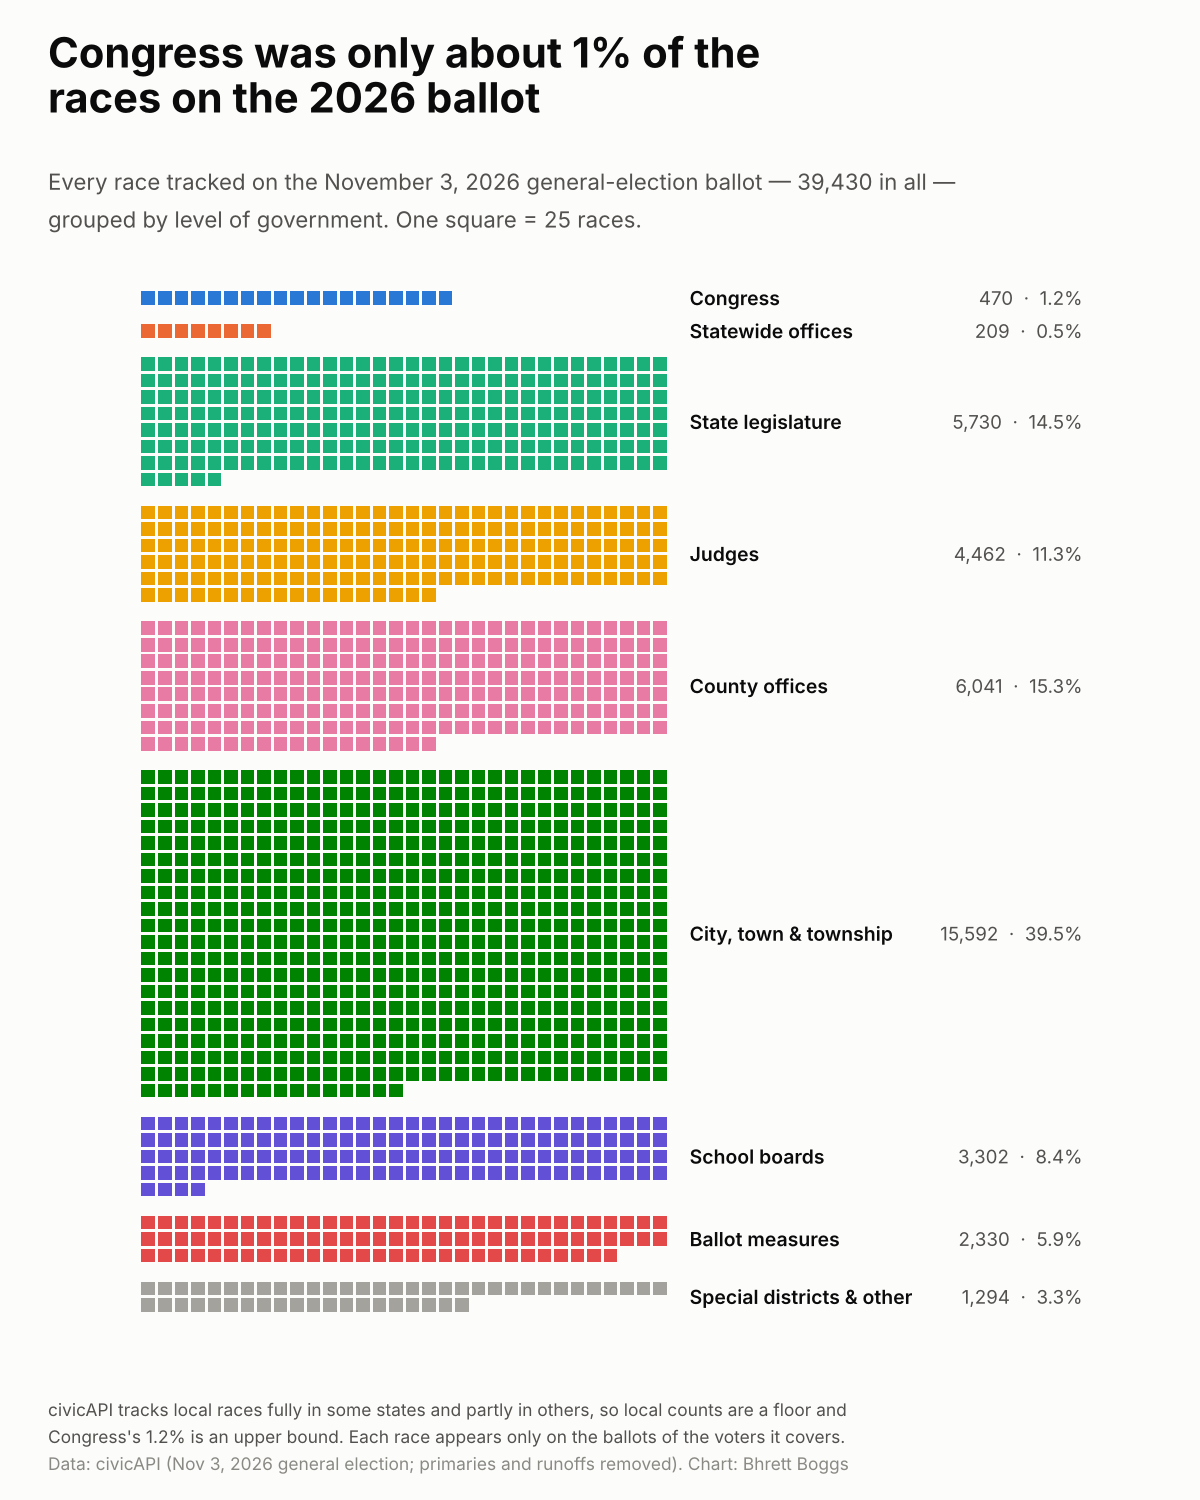

Recreate this plot in Python.
"""What was on the November 3, 2026 ballot besides Congress: every tracked race as a square.

Reads  data/raw/civicapi/races.csv
Writes viz/ballot_length/ballot_length.png

One square = 25 races, grouped by level of government from the top of the ballot down.
civicAPI tracks more local races in some states than others, so local counts are a floor:
the share for Congress is an upper bound.
"""
import sys
from pathlib import Path

import matplotlib.pyplot as plt
import pandas as pd

sys.path.insert(0, str(Path(__file__).resolve().parents[1]))
from style import FIGSIZE, INK, INK_2, SURFACE, footer, setup, titles  # noqa: E402

HERE = Path(__file__).resolve().parent
RAW = HERE.parents[1] / "data" / "raw"
STATES = set("AL AK AZ AR CA CO CT DE DC FL GA HI ID IL IN IA KS KY LA ME MD MA MI MN MS MO MT NE NV NH NJ NM NY "
             "NC ND OH OK OR PA RI SC SD TN TX UT VT VA WA WV WI WY".split())
PER_SQUARE = 25
COLS = 32

# Ballot order, reference categorical palette in slot order (+ a neutral for the catch-all).
LEVELS = [
    ("Congress", "#2a78d6"), ("Statewide offices", "#eb6834"), ("State legislature", "#1baf7a"),
    ("Judges", "#eda100"), ("County offices", "#e87ba4"), ("City, town & township", "#008300"),
    ("School boards", "#6250d6"), ("Ballot measures", "#e34948"), ("Special districts & other", "#a3a29c"),
]


def level(race_type: str, election_type: str, name: str) -> str:
    t, n = str(race_type).lower(), str(name).lower()
    if t in ("us senate", "house of representatives"):
        return "Congress"
    if t in ("state house", "state senate"):
        return "State legislature"
    if t == "referendum":
        return "Ballot measures"
    if "school" in t or "school" in n:
        return "School boards"
    if any(k in t or k in n for k in ("judic", "judge", "magistrate", "justice of the peace", "court")):
        return "Judges"
    if election_type == "Statewide":
        return "Statewide offices"
    if any(k in n for k in ("town", "township", "city", "mayor", "council", "village", "alderman")) or any(
            k in t for k in ("city", "mayor", "township", "alderman", "neighborhood", "village", "local")):
        return "City, town & township"
    if any(k in t or k in n for k in ("county", "sheriff", "coroner", "assessor", "auditor", "district attorney",
                                      "clerk", "treasurer", "constable", "recorder")):
        return "County offices"
    return "Special districts & other"


def main() -> None:
    setup()
    r = pd.read_csv(RAW / "civicapi" / "races.csv", low_memory=False).drop_duplicates("race_id")
    r = r[r.state.isin(STATES) & ~r.election_type.str.contains("Primary|Runoff", case=False, na=False)]
    r["level"] = [level(t, e, n) for t, e, n in zip(r.type, r.election_type, r.election_name)]
    counts = r.level.value_counts().reindex([n for n, _ in LEVELS]).fillna(0).astype(int)
    total = counts.sum()
    congress_share = counts["Congress"] / total

    fig = plt.figure(figsize=FIGSIZE, dpi=100)
    ax = fig.add_axes([0.05, 0.11, 0.92, 0.70])
    ax.set_aspect("equal")
    ax.axis("off")

    # Each level starts on a fresh row, with one empty row between levels; its label sits beside it.
    row = 0
    for name, color in LEVELS:
        n = int(round(counts[name] / PER_SQUARE)) or 1
        for k in range(n):
            rr, cc = divmod(k, COLS)
            ax.add_patch(plt.Rectangle((cc, -(row + rr)), 0.82, 0.82, fc=color, ec="none"))
        block_rows = (n - 1) // COLS + 1
        mid = -(row + (block_rows - 1) / 2) + 0.41
        c = counts[name]
        ax.text(COLS + 1.2, mid, name, fontsize=14, color=INK, va="center", weight="semibold")
        ax.text(COLS + 25, mid, f"{c:,}  ·  {c / total:.1%}", fontsize=13.5, color=INK_2, va="center",
                ha="right")
        row += block_rows + 1
    ax.set_xlim(-0.3, COLS + 25.3)
    ax.set_ylim(-row + 0.6, 1.2)

    titles(fig, f"Congress was only about {congress_share:.0%} of the",
           "races on the 2026 ballot",
           f"Every race tracked on the November 3, 2026 general-election ballot — {total:,} in all —\n"
           f"grouped by level of government. One square = {PER_SQUARE} races.")
    footer(fig, [
        "civicAPI tracks local races fully in some states and partly in others, so local counts are a floor and",
        f"Congress's {congress_share:.1%} is an upper bound. Each race appears only on the ballots of the voters it covers.",
    ], "civicAPI (Nov 3, 2026 general election; primaries and runoffs removed)")

    out = HERE / "ballot_length.png"
    fig.savefig(out, facecolor=SURFACE)
    print(f"wrote {out}  total {total:,}; " + ", ".join(f"{k} {v}" for k, v in counts.items()))


if __name__ == "__main__":
    main()
